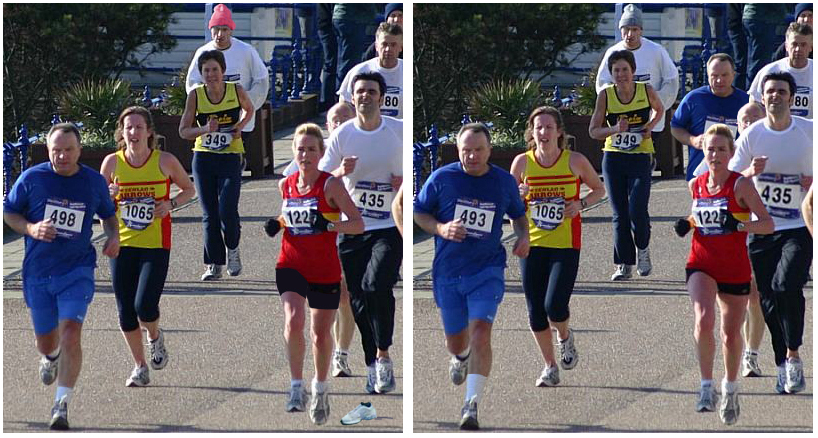
#> input picture computer_vision/compare_images/images/puzzle.jpg, 818 x 438 px
$ python crop_image.py --image images/puzzle.jpg --axis 0
#> lines starting #> are read from the running program, lines starting #| are printed output that depends on the picture
#> in crop_image_paths, image is the input picture: shape (438, 818, 3); mean B, G, R 104.6, 98.3, 103
# -*- coding: utf-8 -*-
"""
Created on Wed Jun 21 14:41:17 2017

@author: Karolis

Cuts images in two equal parts along the specified axis
"""
import os
import cv2
from argparse import ArgumentParser


def crop_image(image, axis, image_path):
    # y - rows, x - columns
#> called with axis = 0, image_path = 'images/puzzle.jpg'
    rows, cols = image.shape[:2]
#> rows = 438; cols = 818

    # NOTE: img[y: y + h, x: x + w]
    if axis:
        part1 = image[:rows, :cols//2]
        part2 = image[:rows, cols//2:]
    else:
        part1 = image[:rows//2, :cols]
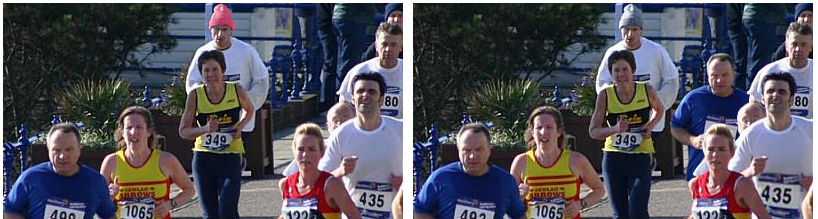
#> part1: shape (219, 818, 3); mean B, G, R 90.7, 81.6, 83
        part2 = image[rows//2:, :cols]
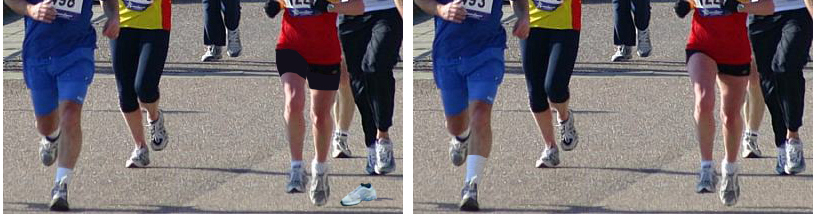
#> part2: shape (219, 818, 3); mean B, G, R 118.4, 114.9, 122.9

    filename, ext = os.path.splitext(image_path)
    cv2.imwrite(''.join([filename, '_part1', ext]), part1)
    cv2.imwrite(''.join([filename, '_part2', ext]), part2)


def crop_image_paths(image_path, axis):
    image = cv2.imread(image_path)
    crop_image(image, axis, image_path)


if __name__ == "__main__":
    parser = ArgumentParser()
    parser.add_argument("-i", "--image",
                        help="path to Image",
                        required="True",
                        type=str)
    parser.add_argument("--axis",
                        help="axis to cut along",
                        required=True,
                        type=int,
                        choices=[0, 1])
    args = parser.parse_args()

    crop_image_paths(args.image, args.axis)
